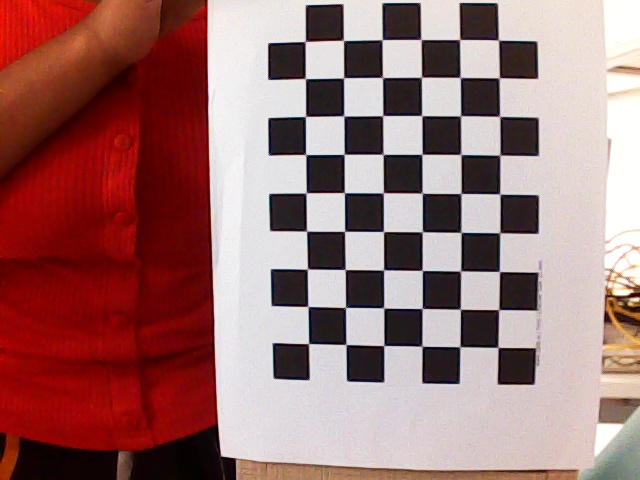
#> input picture shelf_checkerboard.jpg, 640 x 480 px, found by its file name
$ jupyter execute extrinsic.ipynb
#> lines starting #> are read from the running program, lines starting #| are printed output that depends on the picture; long printed decimals are rounded
[cell 1]
import cv2
import numpy as np

CHECKERBOARD = (9, 6)
square_size = 0.020  # 20mm

camera_matrix = np.load("camera_matrix.npy")
#> (reads camera_matrix.npy from the repository)
dist_coeffs = np.load("dist_coeffs.npy")
#> (reads dist_coeffs.npy from the repository)

# 3D checkerboard points
objp = np.zeros((CHECKERBOARD[0] * CHECKERBOARD[1], 3), np.float32)
objp[:, :2] = np.mgrid[0:CHECKERBOARD[0], 0:CHECKERBOARD[1]].T.reshape(-1, 2)
objp *= square_size

# Read one image of the checkerboard ON THE SHELF
img = cv2.imread("shelf_checkerboard.jpg")
#> img is the input picture: shape (480, 640, 3); mean B, G, R 113.2, 114.8, 156.8
gray = cv2.cvtColor(img, cv2.COLOR_BGR2GRAY)
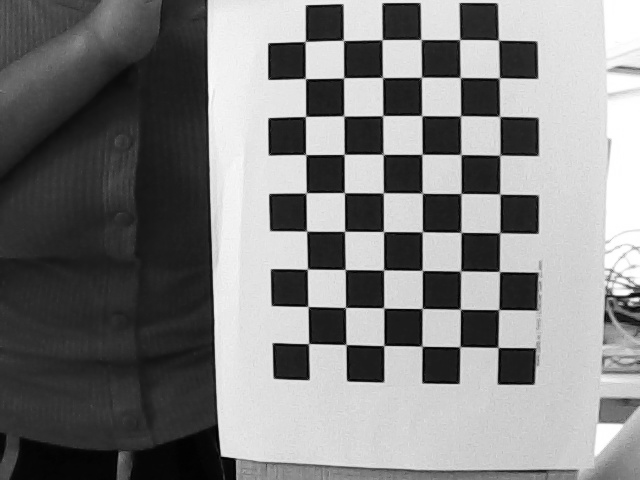
#> gray: shape (480, 640); min 0, max 255, mean 127.2

ret, corners = cv2.findChessboardCorners(gray, CHECKERBOARD, None)
#> ret = True; corners = 54 rows, first 8: [308.5, 343.5], [308, 306.4], [307.4, 268.9], [306.7, 231.1], [306.1, 192.9], [305.7, 154.5], [305.5, 116.5], [305.3, 78.55]

if not ret:
    raise Exception("Checkerboard not found.")

# Solve camera pose
ret, rvec, tvec = cv2.solvePnP(objp, corners, camera_matrix, dist_coeffs)
#> rvec = [0.000183, 0.257, -1.56]; tvec = [0.00135, 0.0233, 0.485]

# Convert to matrices
R, _ = cv2.Rodrigues(rvec)
#> R = [[-0.0122, 0.987, 0.162], [-0.987, 0.0144, -0.162], [-0.162, -0.162, 0.973]]

np.save("R_shelf.npy", R)
np.save("T_shelf.npy", tvec)

print("Extrinsic calibration done.")
print("R =\n", R)
#| R =
#|  [[-0.01218  0.9867  0.1619]
#|  [-0.9867  0.01441 -0.162]
#|  [-0.1622 -0.1618  0.9734]]
print("T =\n", tvec)
#| T =
#|  [[0.001348]
#|  [0.02329]
#|  [0.4853]]
